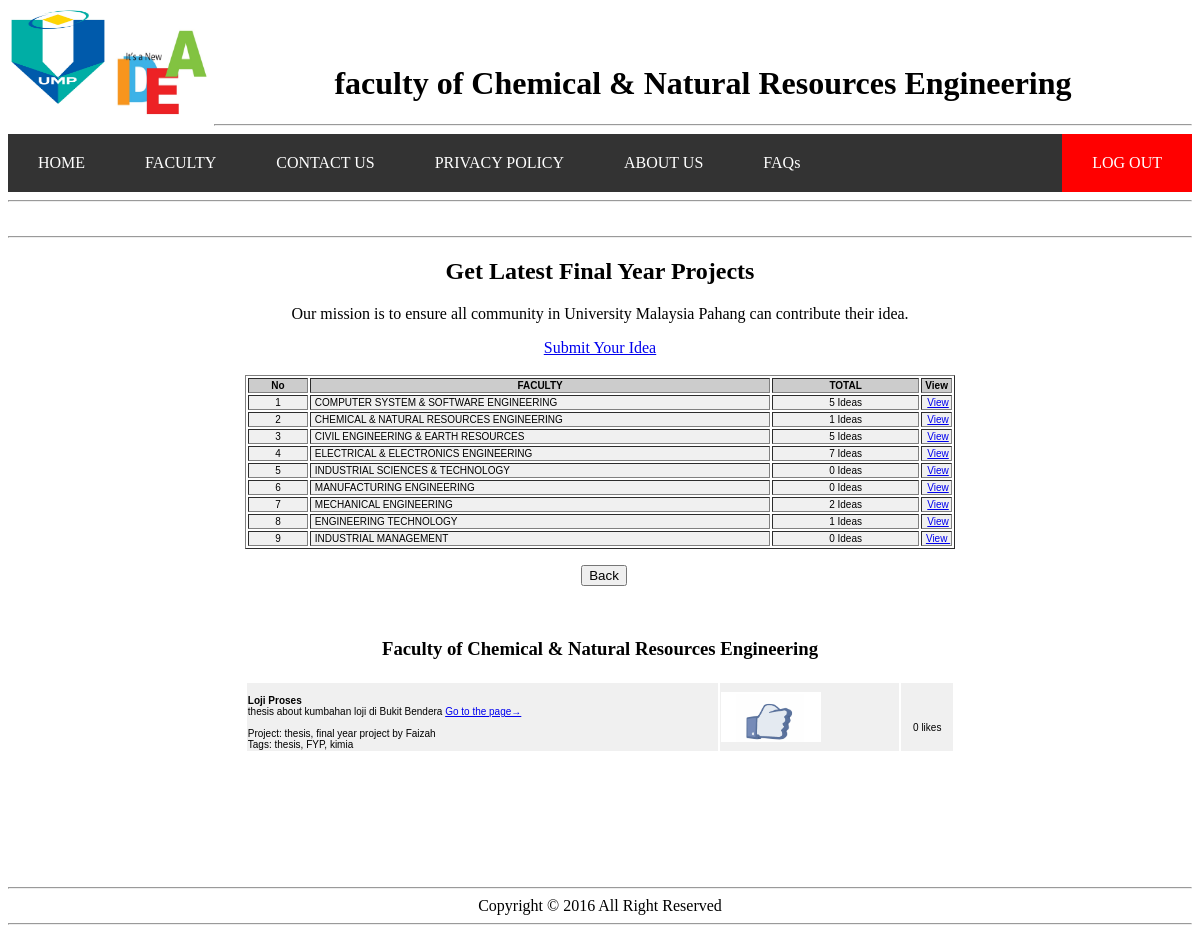
The app's page /fkksa.php with its own data.
### tables this page shows
CREATE TABLE IF NOT EXISTS `idea` (
  `id` int(11) NOT NULL AUTO_INCREMENT,
  `faculty` varchar(10) NOT NULL,
  `title` longtext NOT NULL,
  `description` longtext NOT NULL,
  `link` varchar(100) NOT NULL,
  `project` varchar(100) NOT NULL,
  `uploader` varchar(100) NOT NULL,
  `tags` varchar(100) NOT NULL,
  `timestamp` timestamp NOT NULL DEFAULT '0000-00-00 00:00:00' ON UPDATE CURRENT_TIMESTAMP,
  `view` int(11) NOT NULL,
  `userfile` varbinary(1000) NOT NULL,
  PRIMARY KEY (`id`,`faculty`)
);

### fkksa.php (the view, shortened to what this page needs)
<html>
<head>
</head>
<center>
<body>
	<img src="pic/ump.png" width="100px" height="100px" align="left"><br>
	<img src="pic/idea.png" width="100px" height="100px" align="left"><br>
	<marquee><h1>faculty of Chemical & Natural Resources Engineering</h1></marquee>
	<hr>
	<ul>
  <li><a href="homepage2.php">HOME</a></li>
  <li><a href="faculty.php">FACULTY</a></li>
  <li><a href="contact2.php">CONTACT US</a></li>
  <li><a href="privacy2.php">PRIVACY POLICY</a></li>
  <li><a href="aboutus2.php">ABOUT US</a></li>
  <li><a href="faq2.php">FAQs</a></li>
  <li style="float:right"><a class="active" href="logout.php">LOG OUT</a></li>
</ul>
	<hr>
	&nbsp; <br>
	<hr>
	<h2>Get Latest Final Year Projects</h2>
	<p>Our mission is to ensure all community in University Malaysia Pahang can contribute their idea.</p>
	<a href="insert_idea.php">Submit Your Idea</a>
	<br>
	&nbsp; <br>
	<table width="60%" border="1" align="center">
         <tr>
            <td width="9%" bgcolor="#CCCCCC" class="style3"><div align="center"><strong>No</strong></div></td>
    <td width="69%" bgcolor="#CCCCCC" class="style3"><div align="center"><strong>FACULTY</strong></div></td>
    <td width="69%" bgcolor="#CCCCCC" class="style3"><div align="center"><strong>TOTAL</strong></div></td>
    <td width="22%" bgcolor="#CCCCCC" class="style3"><div align="center"><strong>View</strong></div></td>
         </tr>
	   		  <tr onMouseOver="this.style.backgroundColor='#66CC33'" onMouseOut="this.style.backgroundColor='#F0F0F0'" bgcolor="#F0F0F0" class="style3">
            <td class="style3"><div align="center">1</div></td>
            <td class="style3">&nbsp;COMPUTER SYSTEM & SOFTWARE ENGINEERING</td>
            <td class="style3"><div align="center">
			<?php
		$result = mysql_query("select count(1) FROM idea WHERE faculty='fskkp'");
		$row = mysql_fetch_array($result);
		$total = $row[0];
		echo  $total . " Ideas ";
			?>
			</div></td>
            <td class="style3"><div align="center">&nbsp;<a href="fskkp.php">View</a></div></td>
         </tr>
       			  <tr onMouseOver="this.style.backgroundColor='#66CC33'" onMouseOut="this.style.backgroundColor='#F0F0F0'" bgcolor="#F0F0F0" class="style3">
            <td class="style3"><div align="center">2</div></td>
            <td class="style3">&nbsp;CHEMICAL & NATURAL RESOURCES ENGINEERING</td>
            <td class="style3"><div align="center">
			<?php
		$result = mysql_query("select count(1) FROM idea WHERE faculty='fkksa'");
		$row = mysql_fetch_array($result);
		$total = $row[0];
		echo  $total . " Ideas ";
			?>
			</div></td>
            <td class="style3"><div align="center">&nbsp;<a href="fkksa.php">View</a></div></td>
         </tr>
       			  <tr onMouseOver="this.style.backgroundColor='#66CC33'" onMouseOut="this.style.backgroundColor='#F0F0F0'" bgcolor="#F0F0F0" class="style3">
            <td class="style3"><div align="center">3</div></td>
            <td class="style3">&nbsp;CIVIL ENGINEERING & EARTH RESOURCES</td>
            <td class="style3"><div align="center">
			<?php
		$result = mysql_query("select count(1) FROM idea WHERE faculty='fkasa'");
		$row = mysql_fetch_array($result);
		$total = $row[0];
		echo  $total . " Ideas ";
			?>
			</div></td>
            <td class="style3"><div align="center">&nbsp;<a href="fkasa.php">View</a></div></td>
         </tr>
		 <tr onMouseOver="this.style.backgroundColor='#66CC33'" onMouseOut="this.style.backgroundColor='#F0F0F0'" bgcolor="#F0F0F0" class="style3">
            <td class="style3"><div align="center">4</div></td>
            <td class="style3">&nbsp;ELECTRICAL & ELECTRONICS ENGINEERING</td>
            <td class="style3"><div align="center">
			<?php
		$result = mysql_query("select count(1) FROM idea WHERE faculty='fkee'");
		$row = mysql_fetch_array($result);
		$total = $row[0];
		echo  $total . " Ideas ";
			?>
			</div></td>
            <td class="style3"><div align="center">&nbsp;<a href="fkee.php">View</a></div></td>
         </tr>
		  <tr onMouseOver="this.style.backgroundColor='#66CC33'" onMouseOut="this.style.backgroundColor='#F0F0F0'" bgcolor="#F0F0F0" class="style3">
            <td class="style3"><div align="center">5</div></td>
            <td class="style3">&nbsp;INDUSTRIAL SCIENCES & TECHNOLOGY</td>
            <td class="style3"><div align="center">
			<?php
		$result = mysql_query("select count(1) FROM idea WHERE faculty='fist'");
		$row = mysql_fetch_array($result);
		$total = $row[0];
		echo  $total . " Ideas ";
			?>
			</div></td>
            <td class="style3"><div align="center">&nbsp;<a href="fist.php">View</a></div></td>
         </tr>
		  <tr onMouseOver="this.style.backgroundColor='#66CC33'" onMouseOut="this.style.backgroundColor='#F0F0F0'" bgcolor="#F0F0F0" class="style3">
            <td class="style3"><div align="center">6</div></td>
            <td class="style3">&nbsp;MANUFACTURING ENGINEERING</td>
            <td class="style3"><div align="center">
			<?php
		$result = mysql_query("select count(1) FROM idea WHERE faculty='fkp'");
		$row = mysql_fetch_array($result);
		$total = $row[0];
		echo  $total . " Ideas ";
			?>
			</div></td>
            <td class="style3"><div align="center">&nbsp;<a href="fkp.php">View</a></div></td>
         </tr>
		  <tr onMouseOver="this.style.backgroundColor='#66CC33'" onMouseOut="this.style.backgroundColor='#F0F0F0'" bgcolor="#F0F0F0" class="style3">
            <td class="style3"><div align="center">7</div></td>
            <td class="style3">&nbsp;MECHANICAL ENGINEERING</td>
            <td class="style3"><div align="center">
			<?php
		$result = mysql_query("select count(1) FROM idea WHERE faculty='fkm'");
		$row = mysql_fetch_array($result);
		$total = $row[0];
		echo  $total . " Ideas ";
			?>
			</div></td>
            <td class="style3"><div align="center">&nbsp;<a href="fkm.php">View</a></div></td>
         </tr>
		 <tr onMouseOver="this.style.backgroundColor='#66CC33'" onMouseOut="this.style.backgroundColor='#F0F0F0'" bgcolor="#F0F0F0" class="style3">
            <td class="style3"><div align="center">8</div></td>
            <td class="style3">&nbsp;ENGINEERING TECHNOLOGY</td>
            <td class="style3"><div align="center">
			<?php
		$result = mysql_query("select count(1) FROM idea WHERE faculty='ftek'");
		$row = mysql_fetch_array($result);
		$total = $row[0];
		echo  $total . " Ideas ";
			?>
			</div></td>
            <td class="style3"><div align="center">&nbsp;<a href="ftek.php">View</a></div></td>
         </tr>
		 <tr onMouseOver="this.style.backgroundColor='#66CC33'" onMouseOut="this.style.backgroundColor='#F0F0F0'" bgcolor="#F0F0F0" class="style3">
            <td class="style3"><div align="center">9</div></td>
            <td class="style3">&nbsp;INDUSTRIAL MANAGEMENT</td>
            <td class="style3"><div align="center">
			<?php
		$result = mysql_query("select count(1) FROM idea WHERE faculty='fim'");
		$row = mysql_fetch_array($result);
		$total = $row[0];
		echo  $total . " Ideas ";
			?>
			</div></td>
            <td class="style3"><div align="center">&nbsp;<a href="fim.php">View&nbsp;</a></div></td>
         </tr>
</table>
<p align="center">&nbsp;
          <input type=button value="Back" onClick="history.go(-1)">
        </p>
       <p>&nbsp;       </p>
	   <h3>Faculty of Chemical & Natural Resources Engineering</h3>
	   <table width="60%" border="0" align="center">
         <tr>
		 <?php
		include("database.php");
		$query = "SELECT * FROM idea WHERE faculty='fkksa'";
		$result = mysql_query($query, $conn);
			while($row = mysql_fetch_array($result)) {
			$title = $row["title"];
			$description = $row["description"];
			$link = $row["link"];
			$project = $row["project"];
			$uploader = $row["uploader"];
			$tags = $row["tags"];
			?>
	   		  <tr  onMouseOut="this.style.backgroundColor='#F0F0F0'" bgcolor="#F0F0F0" class="style3">
            <td class="style3"><br><strong><?php echo $title ?></strong>
			<br>
			<?php echo $description ?>
			<a href=<?php echo $link ?> target="_blank">Go to the page&rarr; </a>
			<br><br>
			Project: <?php echo $project ?>	by <?php echo $uploader ?> <br>
			Tags: <?php echo $tags ?></td>
            <td class="style3"><div align="center">
	<img src="pic/liker.gif" width="100px" height="50px" align="left" onClick="onClick()"></div></td>
			<td class="style3"><div align="center">&nbsp; <br><p><a id="clicks" >0</a>&nbsp;likes</p></div></td>
         </tr>
		 <?php
		}
		?>
</table>
	&nbsp; <br>
	&nbsp; <br>
	&nbsp; <br>
	&nbsp; <br>
	&nbsp; <br>
	&nbsp; <br>
	&nbsp; <br>
	<hr>
	Copyright &copy 2016 All Right Reserved
	<hr>
</body>
</html>

### fkksa.php (style rules this page uses)
ul { list-style-type: none; margin: 0; padding: 0; overflow: hidden; background-color: #333; }
li { float: left; }
li a { display: block; color: white; text-align: center; padding: 20px 30px; text-decoration: none; }
.active { background-color: #FF0000; }
.style3 { font-size: 10px ;font-family:verdana, helvetica, sans-serif }

### records on screen
idea: title "Loji Proses", description "thesis about kumbahan loji di Bukit Bendera", project "thesis, final year project", uploader "Faizah", tags "thesis, FYP, kimia"

### other values on screen
$total "5"
$total "1"
$total "7"
$total "0"
$total "2"
